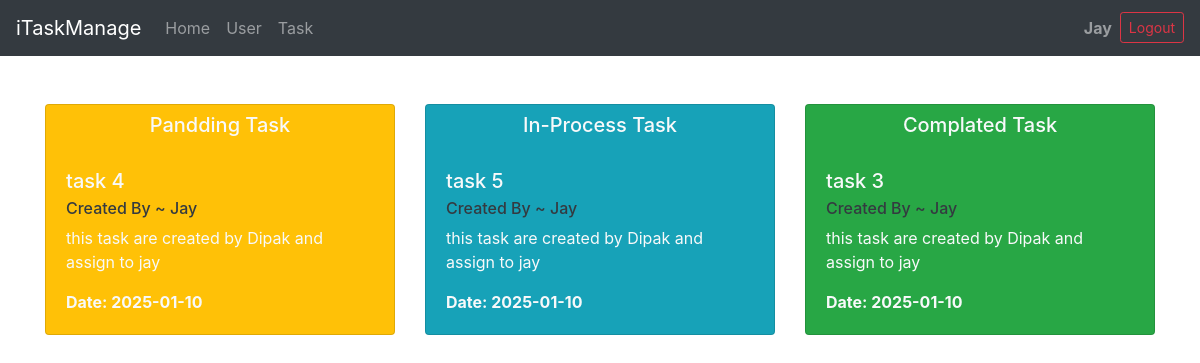
The page /selectedUser.php?id=2 (signed in) on the database its author committed.
### tables this page shows
CREATE TABLE `task` (
  `id` int(11) NOT NULL,
  `title` varchar(255) NOT NULL,
  `description` text NOT NULL,
  `priority` enum('Low','Medium','High') NOT NULL,
  `deadline` date NOT NULL,
  `task_status` enum('Pending','In-Progress','Completed') NOT NULL,
  `assigned_to` int(11) NOT NULL,
  `created_by` int(11) NOT NULL,
  `created_at` timestamp NOT NULL DEFAULT current_timestamp()
);

### selectedUser.php (the view, shortened to what this page needs)
<!DOCTYPE html>
<html lang="en">
<head>
</head>
<body>
    <?php include "index.php"; ?>
    <div class="container">
        <div class="row py-5">
            <div class="col-lg-4">
                <div class="card bg-warning text-light">
                    <h5 class="pt-2 card-title text-center">Pandding Task</h5>
                    <?php
                    include "./api/task/config.php";
                    $id = $_GET["id"];
                    $query = mysqli_query($conn, "SELECT * FROM `task` WHERE task_status = 1 AND assigned_to = $id");
                    $num = mysqli_num_rows($query);
                    if ($num) {
                        while ($row = mysqli_fetch_assoc($query)) {
                            echo '
                                    <div class="card-body">
                                        <h5 href="" class="card-title">' . $row['title'] . '</h5>
                                        <h6 class="card-subtitle mb-2 text-dark">Created By ~ ' . $_SESSION['name'] . '</h6>
                                        <p class="card-text">' . substr($row['description'], 0, 50) . '</p>
                                        <p class="card-text font-weight-bold">Date: ' . $row['deadline'] . '</p>
                                    </div>
                                ';
                        }
                    } else {
                        echo '<p class="px-2 font-weight-bold">No Task In Pendding state...</p>';
                    }
                    ?>
                </div>
            </div>
            <div class="col-lg-4">
                <div class="card bg-info text-light">
                    <h5 class="pt-2 card-title text-center">In-Process Task</h5>
                    <?php
                    include "./api/task/config.php";
                    $id = $_GET['id'];
                    $query = mysqli_query($conn, "SELECT * FROM `task` WHERE task_status = 2 AND assigned_to = $id");
                    $num = mysqli_num_rows($query);
                    if ($num) {
                        while ($row = mysqli_fetch_assoc($query)) {
                            echo '
                                    <div class="card-body">
                                        <h5 href="" class="card-title">' . $row['title'] . '</h5>
                                        <h6 class="card-subtitle mb-2 text-dark">Created By ~ ' . $_SESSION['name'] . '</h6>
                                        <p class="card-text">' . $row['description'] . '</p>
                                        <p class="card-text font-weight-bold">Date: ' . $row['deadline'] . '</p>
                                    </div>
                                ';
                        }
                    } else {
                        echo '<p class="px-2 font-weight-bold">No Task In Proccess state...</p>';
                    }
                    ?>
                </div>
            </div>
            <div class="col-lg-4">
                <div class="card bg-success text-light">
                    <h5 class="pt-2 card-title text-center">Complated Task</h5>
                    <?php
                    include "./api/task/config.php";
                    $query = mysqli_query($conn, "SELECT * FROM `task` WHERE task_status = 3  AND assigned_to = $id");
                    $num = mysqli_num_rows($query);
                    if ($num) {
                        while ($row = mysqli_fetch_assoc($query)) {
                            echo '
                                    <div class="card-body">
                                        <h5 href="" class="card-title">' . $row['title'] . '</h5>
                                        <h6 class="card-subtitle mb-2 text-dark">Created By ~ ' . $_SESSION['name'] . '</h6>
                                        <p class="card-text">' . $row['description'] . '</p>
                                        <p class="card-text font-weight-bold"> Date: ' . $row['deadline'] . '</p>
                                    </div>
                                ';
                        }
                    } else {
                        echo '<p class="px-2 font-weight-bold">No Task In Compaleted state...</p>';
                    }
                    ?>
                </div>
            </div>
        </div>
    </div>
</body>
</html>

### rows shown on the page
task: title "task 4", description "this task are created by Dipak and assign to jay", deadline "2025-01-10"
task: title "task 5", description "this task are created by Dipak and assign to jay", deadline "2025-01-10"
task: title "task 3", description "this task are created by Dipak and assign to jay", deadline "2025-01-10"

### other values the page prints
$_SESSION['name'] "Jay"
